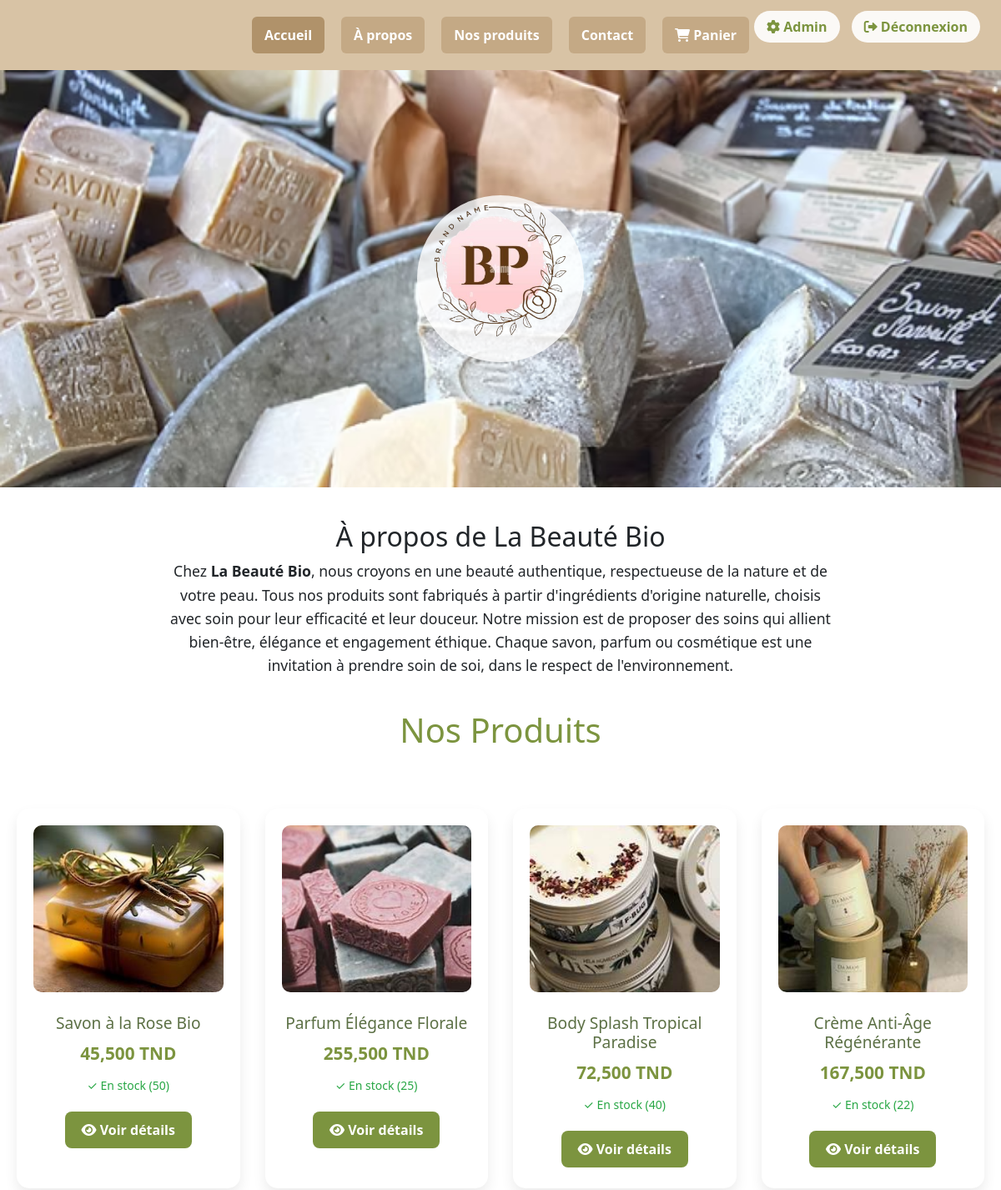
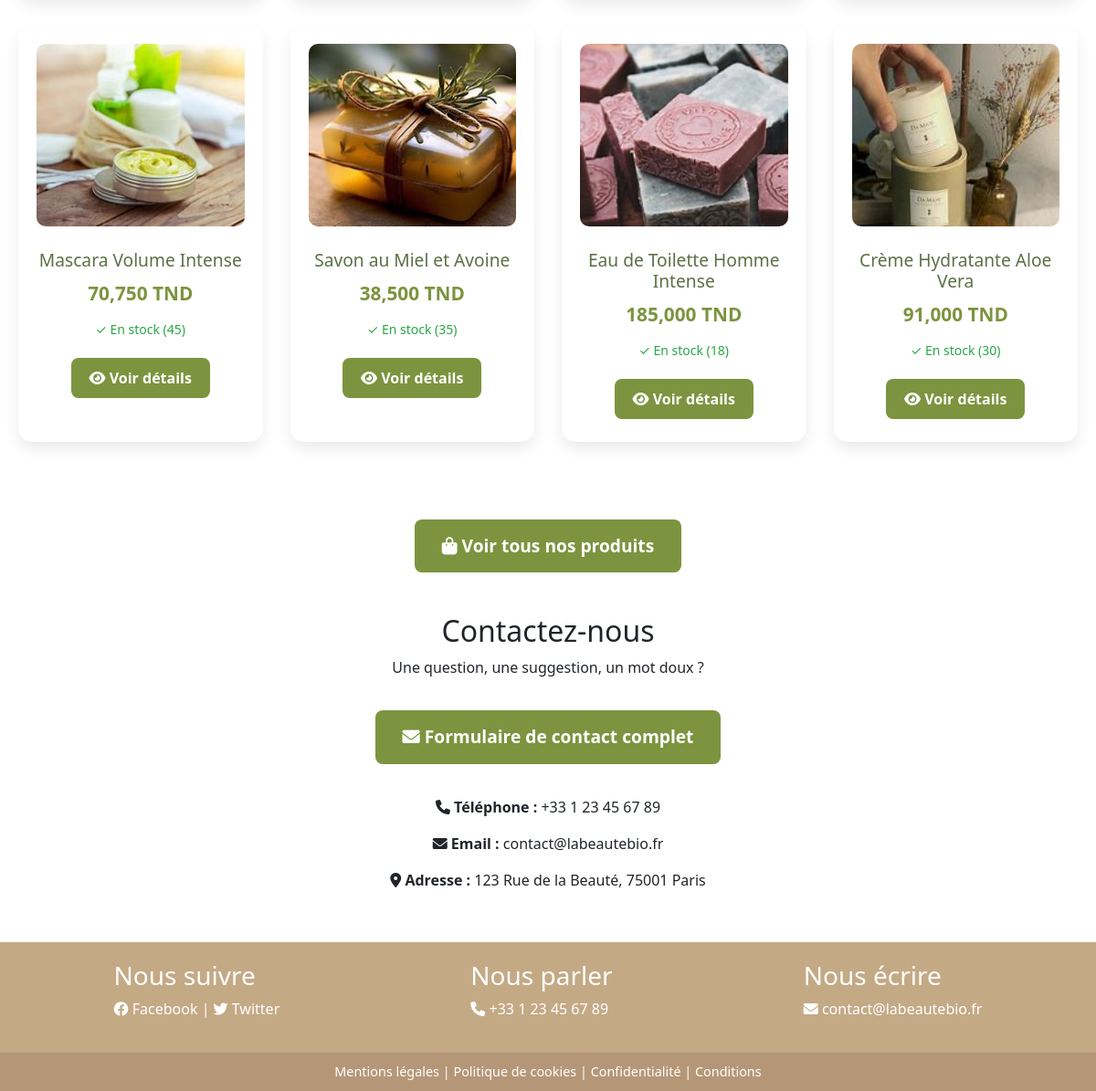
The page / (signed in) on the database its author committed (2 pictures, top to bottom).
### tables this page shows
CREATE TABLE products (
    id INT AUTO_INCREMENT PRIMARY KEY,
    name VARCHAR(200) NOT NULL,
    slug VARCHAR(200) UNIQUE NOT NULL,
    description TEXT,
    short_description VARCHAR(500),
    price DECIMAL(10,2) NOT NULL,
    sale_price DECIMAL(10,2) NULL,
    category_id INT,
    image VARCHAR(255),
    gallery TEXT,  
    stock_quantity INT DEFAULT 0,
    min_stock_level INT DEFAULT 5,
    characteristics TEXT,
    ingredients TEXT,
    usage_instructions TEXT,
    weight DECIMAL(8,2),  
    dimensions VARCHAR(50),  
    sku VARCHAR(50) UNIQUE,
    barcode VARCHAR(50),
    is_active BOOLEAN DEFAULT TRUE,
    is_featured BOOLEAN DEFAULT FALSE,
    meta_title VARCHAR(200),
    meta_description VARCHAR(500),
    created_at TIMESTAMP DEFAULT CURRENT_TIMESTAMP,
    updated_at TIMESTAMP DEFAULT CURRENT_TIMESTAMP ON UPDATE CURRENT_TIMESTAMP,

    FOREIGN KEY (category_id) REFERENCES categories(id) ON DELETE SET NULL,
    INDEX idx_slug (slug),
    INDEX idx_category (category_id),
    INDEX idx_price (price),
    INDEX idx_stock (stock_quantity),
    INDEX idx_active (is_active),
    INDEX idx_featured (is_featured),
    INDEX idx_sku (sku),
    INDEX idx_created_at (created_at)
);

### config/session.php (called while the page is built, shortened)
<?php
function isLoggedIn() {
    return isset($_SESSION['user_id']) && !empty($_SESSION['user_id']);
}
function isAdmin() {
    return isLoggedIn() && isset($_SESSION['role']) && $_SESSION['role'] === 'admin';
}
?>

### includes/functions.php (called while the page is built, shortened)
<?php
function formatPrice($price) {
    return number_format($price, 3, ',', ' ') . ' TND';
}
?>

### index.php (the view, shortened to what this page needs)
<?php
require_once 'config/database.php';
require_once 'config/session.php';
require_once 'includes/functions.php';
$stmt = $pdo->query("SELECT p.*, c.name as category_name FROM products p
                    LEFT JOIN categories c ON p.category_id = c.id
                    WHERE p.is_active = 1
                    ORDER BY p.is_featured DESC, p.created_at DESC LIMIT 8");
$featured_products = $stmt->fetchAll();
?>
<!DOCTYPE html>
<html lang="fr">
<head>
    <link rel="stylesheet" href="assets/css/frontend.css">
    <link href="https://cdn.jsdelivr.net/npm/bootstrap@5.1.3/dist/css/bootstrap.min.css" rel="stylesheet">
    <link rel="stylesheet" href="https://cdnjs.cloudflare.com/ajax/libs/font-awesome/6.0.0/css/all.min.css">
</head>
<body>
<div class="user-menu">
    <?php if (isLoggedIn()): ?>
        <?php if (isAdmin()): ?>
            <a href="admin/index.php"><i class="fas fa-cog"></i> Admin</a>
        <?php else: ?>
            <a href="client/profile.php"><i class="fas fa-user"></i> Mon Profil</a>
        <?php endif; ?>
        <a href="logout.php"><i class="fas fa-sign-out-alt"></i> Déconnexion</a>
    <?php else: ?>
        <a href="client/login.php"><i class="fas fa-sign-in-alt"></i> Connexion</a>
        <a href="client/register.php"><i class="fas fa-user-plus"></i> Inscription</a>
    <?php endif; ?>
</div>
<header>
    <nav>
        <a href="index.php" class="active">Accueil</a>
        <a href="a-propos.php">À propos</a>
        <a href="products.php">Nos produits</a>
        <a href="contact.php">Contact</a>
        <a href="panier.php"><i class="fas fa-shopping-cart"></i> Panier</a>
    </nav>
</header>
<section id="apropos" class="banner-container">
    <div class="bio-circle">
        <img src="assets/images/brand.png" style="width: 300px;" alt="Logo La Beauté Bio"/>
    </div>
</section>
<section style="padding: 40px; text-align: center;">
    <h2>À propos de La Beauté Bio</h2>
    <p style="max-width: 800px; margin: auto; font-size: 1.1em; line-height: 1.6;">
        Chez <strong>La Beauté Bio</strong>, nous croyons en une beauté authentique, respectueuse de la nature et de votre peau.
        Tous nos produits sont fabriqués à partir d'ingrédients d'origine naturelle, choisis avec soin pour leur efficacité et leur douceur.
        Notre mission est de proposer des soins qui allient bien-être, élégance et engagement éthique.
        Chaque savon, parfum ou cosmétique est une invitation à prendre soin de soi, dans le respect de l'environnement.
    </p>
</section>
<section id="produits">
    <h2 style="text-align: center; color: #7c943f; font-size: 2.5em; margin-bottom: 30px;">Nos Produits</h2>
    <section class="savons-container">
        <?php foreach ($featured_products as $product): ?>
        <div class="savon">
            <?php
            $image_path = '';
            if ($product['image'] && file_exists('assets/images/' . $product['image'])) {
                $image_path = 'assets/images/' . htmlspecialchars($product['image']);
            } else {
                switch ($product['category_id']) {
                    case 1: $image_path = 'assets/images/savon1.jpg'; break;
                    case 2: $image_path = 'assets/images/OIP (1).jpg'; break;
                    case 3: $image_path = 'assets/images/OIP (3).jpg'; break;
                    case 4: $image_path = 'assets/images/OIP (4).jpg'; break;
                    case 5: $image_path = 'assets/images/OIP (6).jpg'; break;
                }
            }
            ?>
            <img src="<?php echo $image_path; ?>"
                 alt="<?php echo htmlspecialchars($product['name']); ?>"
                 onerror="this.src='assets/images/savon1.jpg'" />
            <h3><?php echo htmlspecialchars($product['name']); ?></h3>
            <p class="price"><?php echo formatPrice($product['price']); ?></p>
            <?php if ($product['stock_quantity'] > 0): ?>
                <small style="color: #28a745;">✓ En stock (<?php echo $product['stock_quantity']; ?>)</small><br>
            <?php else: ?>
                <small style="color: #dc3545;">✗ Rupture de stock</small><br>
            <?php endif; ?>
            <div style="margin-top: 15px;">
                <a href="product_detail.php?id=<?php echo $product['id']; ?>" class="btn-add-cart">
                    <i class="fas fa-eye"></i> Voir détails
                </a>
            </div>
        </div>
        <?php endforeach; ?>
    </section>
    <div style="text-align: center; margin-top: 40px;">
        <a href="products.php" class="btn-add-cart" style="font-size: 1.2em; padding: 15px 30px;">
            <i class="fas fa-shopping-bag"></i> Voir tous nos produits
        </a>
    </div>
</section>
<section id="contact" style="padding: 40px; text-align: center;">
    <h2>Contactez-nous</h2>
    <p>Une question, une suggestion, un mot doux ?</p>
    <p style="margin-top: 30px;">
        <a href="contact.php" class="btn-add-cart" style="font-size: 1.2em; padding: 15px 30px;">
            <i class="fas fa-envelope"></i> Formulaire de contact complet
        </a>
    </p>
    <div style="margin-top: 30px;">
        <p><i class="fas fa-phone"></i> <strong>Téléphone :</strong> +33 1 23 45 67 89</p>
        <p><i class="fas fa-envelope"></i> <strong>Email :</strong> contact@labeautebio.fr</p>
        <p><i class="fas fa-map-marker-alt"></i> <strong>Adresse :</strong> 123 Rue de la Beauté, 75001 Paris</p>
    </div>
</section>
<footer class="footer">
    <div>
        <h3>Nous suivre</h3>
        <p>
            <a href="#" style="color: white; text-decoration: none;"><i class="fab fa-facebook"></i> Facebook</a> |
            <a href="#" style="color: white; text-decoration: none;"><i class="fab fa-twitter"></i> Twitter</a>
        </p>
    </div>
    <div>
        <h3>Nous parler</h3>
        <p><i class="fas fa-phone"></i> +33 1 23 45 67 89</p>
    </div>
    <div>
        <h3>Nous écrire</h3>
        <p><a href="mailto:contact@labeautebio.fr" style="color: white;"><i class="fas fa-envelope"></i> contact@labeautebio.fr</a></p>
    </div>
</footer>
<div class="bottom-bar">
    <a href="#" style="color: white; text-decoration: none;">Mentions légales</a> |
    <a href="#" style="color: white; text-decoration: none;">Politique de cookies</a> |
    <a href="#" style="color: white; text-decoration: none;">Confidentialité</a> |
    <a href="#" style="color: white; text-decoration: none;">Conditions</a>
</div>
</body>
</html>

### assets/css/frontend.css (style rules this page uses)
body { margin: 0; font-family: 'Segoe UI', sans-serif; background-color: #fdf8f1; color: #333; }
html { scroll-behavior: smooth; }
header { background-color: #d8c3a5; padding: 20px 10px; text-align: center; }
nav { display: flex; flex-wrap: wrap; justify-content: center; gap: 20px; background-color: transparent; }
nav a { text-decoration: none; color: white; font-weight: bold; padding: 10px 15px; border-radius: 6px; transition: background-color 0.3s; background-color: #c4a985; }
nav a:hover, nav a.active { background-color: #b0926a; }
.banner-container { position: relative; display: flex; justify-content: center; align-items: center; height: 500px; overflow: hidden; }
.bio-circle { padding: 50px; border-radius: 50%; text-align: center; font-weight: bold; position: relative; z-index: 2; width: 200px; height: 200px; display: flex; align-items: center; justify-content: center; margin: 50px auto; background-color: rgba(255, 255, 255, 0.8); }
.footer { background-color: #c4a985; color: white; display: flex; justify-content: space-around; padding: 20px; flex-wrap: wrap; }
.footer a, .footer p { color: white; text-decoration: none; }
.bottom-bar { text-align: center; font-size: 0.9em; background: #b59777; padding: 10px; color: white; }

### index.php (style rules this page uses)
.savons-container { display: grid; grid-template-columns: repeat(auto-fit, minmax(250px, 1fr)); gap: 30px; max-width: 1200px; margin: 0 auto; padding: 40px 20px; }
.savon { background-color: #fff; border-radius: 15px; box-shadow: 0 8px 16px rgba(0,0,0,0.08); padding: 20px; transition: transform 0.3s, box-shadow 0.3s; text-align: center; }
.savon img { width: 100%; height: 200px; object-fit: cover; border-radius: 10px; margin-bottom: 15px; }
.savon h3 { color: #5c7045; margin: 10px 0; font-size: 1.2em; }
.price { font-size: 1.3em; font-weight: bold; color: #7c943f; margin: 10px 0; }
.btn-add-cart { background-color: #7c943f; color: white; border: none; padding: 10px 20px; font-weight: bold; border-radius: 8px; cursor: pointer; transition: background 0.3s; text-decoration: none; display: inline-block; margin: 5px; }
.user-menu { position: absolute; top: 20px; right: 20px; z-index: 1000; }
.user-menu a { background-color: rgba(255,255,255,0.9); color: #7c943f; padding: 8px 15px; border-radius: 20px; text-decoration: none; margin: 0 5px; font-weight: bold; transition: all 0.3s; }

### rows shown on the page
products: name "Savon à la Rose Bio", price "45,500 TND", stock_quantity "50"
products: name "Parfum Élégance Florale", price "255,500 TND", stock_quantity "25"
products: shows a picture, name "Body Splash Tropical Paradise", price "72,500 TND", stock_quantity "40"
products: name "Crème Anti-Âge Régénérante", price "167,500 TND", stock_quantity "22"
products: shows a picture, name "Mascara Volume Intense", price "70,750 TND", stock_quantity "45"
products: name "Savon au Miel et Avoine", price "38,500 TND", stock_quantity "35"
products: name "Eau de Toilette Homme Intense", price "185,000 TND", stock_quantity "18"
products: name "Crème Hydratante Aloe Vera", price "91,000 TND", stock_quantity "30"
